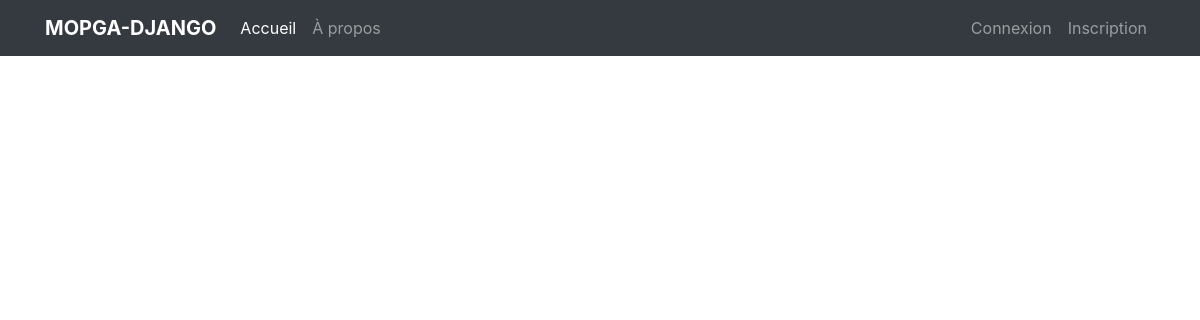
The page /blog/ on the database as committed earlier.
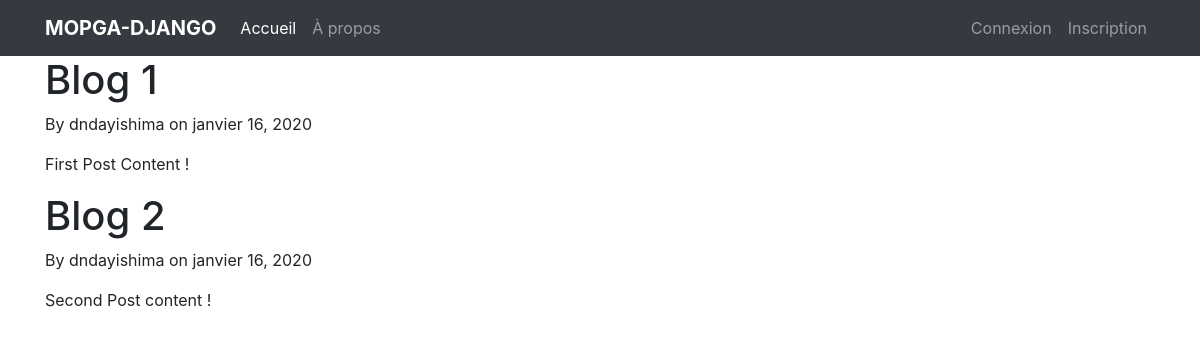
The same page on the database as committed later.
### blog/models.py (models this page shows, shortened)
class Post(models.Model):
    title = models.CharField(max_length=100)
    content = models.TextField()
    date_posted = models.DateTimeField(default=timezone.now)
    author = models.ForeignKey(User, on_delete=models.CASCADE)

### blog/views.py (the view)
# urls.py: path("", views.home, name="blog-home"),
def home(request):
    context = {
        "posts": Post.objects.all()
    }
    return render(request, "blog/home.html", context)

### blog/templates/blog/home.html
{% extends "blog/base.html" %}
{% block content %}
    {% for post in posts %}
        <h1>{{ post.title }}</h1>
        <p>By {{ post.author }} on {{ post.date_posted | date:"F d, Y"}}</p>
        <p>{{ post.content }}</p>
    {% endfor %}
{% endblock content %}

### blog/templates/blog/base.html (shortened to what this page needs)
{% load static %}
<!DOCTYPE html>
<html>
<head>
    <link rel="stylesheet" href="https://stackpath.bootstrapcdn.com/bootstrap/4.4.1/css/bootstrap.min.css">
    <link rel="stylesheet" type="text/css" href="{% static 'blog/main.css' %}">
</head>
<body>
    <div class="main-header">
        <nav class="navbar navbar-dark bg-dark navbar-expand-lg">
            <div class="container">
                <a class="navbar-brand" href="#">
                    <span><strong>MOPGA-DJANGO</strong></span>
                </a>
                <div class="navbar-collapse" id="navbarText">
                    <ul class="navbar-nav mr-auto">
                        <li class="nav-item active">
                            <a class="nav-link" href="{% url 'blog-home' %}">Accueil</a>
                        </li>
                        <li class="nav-item">
                            <a class="nav-link" href="{% url 'blog-about' %}">À propos</a>
                        </li>
                    </ul>
                    <div class="navbar-nav">
                        {% if user.is_authenticated %}
                            <a class="nav-item nav-link" href="{% url 'profile' %}">Profile</a>
                            <a class="nav-item nav-link" href="{% url 'logout' %}">Déconnexion</a>
                        {% else %}
                            <a class="nav-item nav-link" href="{% url 'login' %}">Connexion</a>
                            <a class="nav-item nav-link" href="{% url 'register' %}">Inscription</a>
                        {% endif %}
                    </div>
                </div>
            </div>
        </nav>
    </div>
    <div class="container">
        {% block content %}{% endblock %}
    </div>
</body>
</html>

Rows that differ between the two databases and show on the page:
added Post: title "Blog 1", author "dndayishima", date_posted "janvier 16, 2020", content "First Post Content !"
added Post: title "Blog 2", author "dndayishima", date_posted "janvier 16, 2020", content "Second Post content !"
